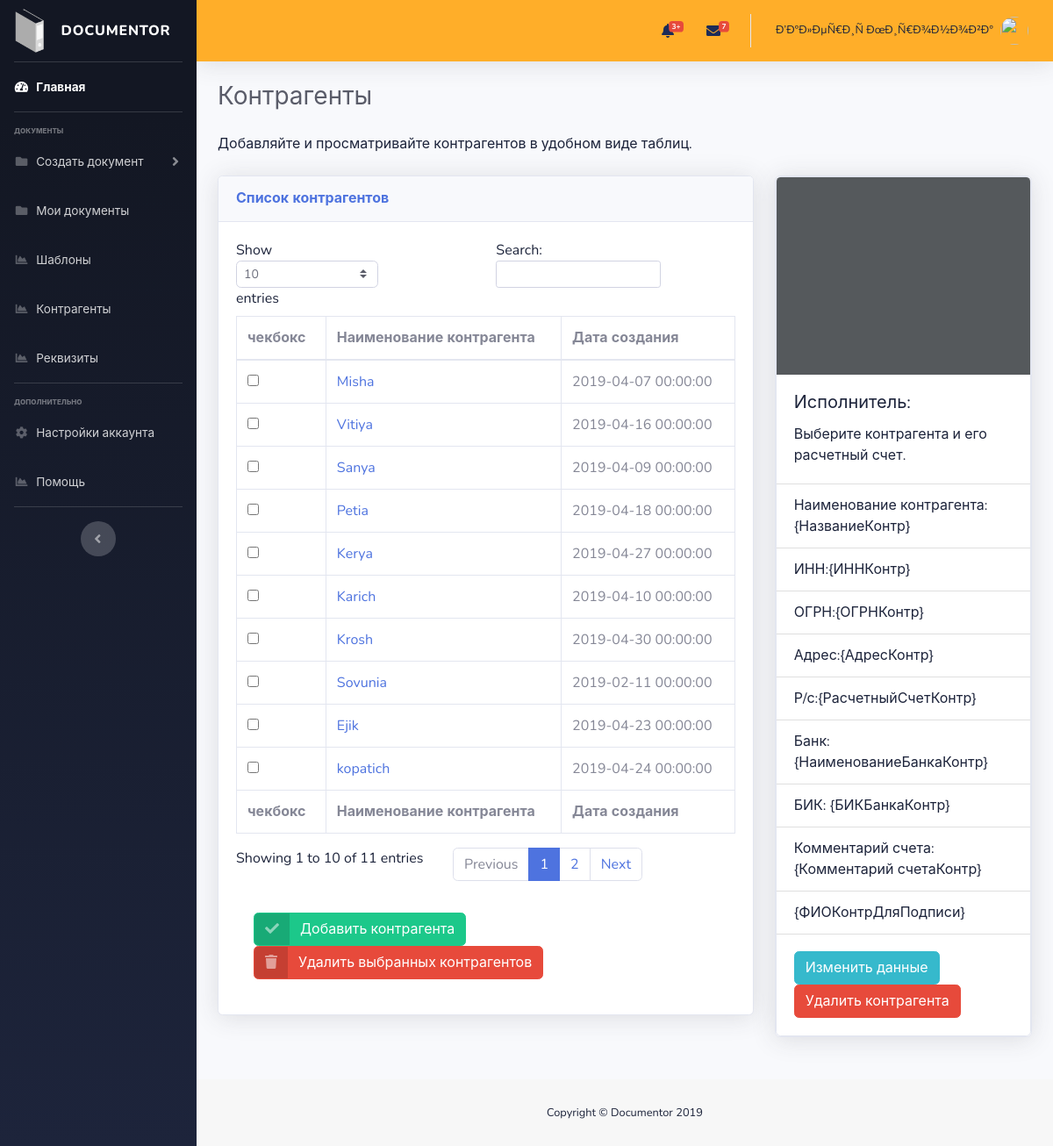
Page /main_contractors.php (signed in) on the committed database.
### tables this page shows
CREATE TABLE `reg_users` (
  `id` int(11) NOT NULL,
  `email` varchar(100) NOT NULL,
  `first_name` varchar(100) NOT NULL,
  `last_name` varchar(100) NOT NULL,
  `patronymic` varchar(100) NOT NULL,
  `password` varchar(40) NOT NULL
);

CREATE TABLE `contractors` (
  `contractor_id` int(11) NOT NULL,
  `user_id` int(11) NOT NULL,
  `contractor_name` varchar(100) NOT NULL,
  `org_name` varchar(100) NOT NULL,
  `address` varchar(200) NOT NULL,
  `date_of_creation` datetime NOT NULL,
  `phone` varchar(11) NOT NULL,
  `contractor_email` varchar(100) NOT NULL,
  `contractor_group` varchar(50) NOT NULL,
  `contractor_inn` varchar(12) NOT NULL,
  `contractor_kpp` varchar(9) NOT NULL,
  `contractor_ogrn` varchar(13) NOT NULL,
  `contractor_okpo` varchar(10) NOT NULL,
  `contractor_sign_name` varchar(100) NOT NULL,
  `position` varchar(100) NOT NULL,
  `pass_details` varchar(200) NOT NULL,
  `comment` varchar(200) NOT NULL
);

### start.php (called while the page is built, shortened)
<?php
$dbc = mysqli_connect(DB_HOST, DB_USER, DB_PASSWORD, DB_NAME);
$query= "SELECT first_name,last_name FROM reg_users WHERE id= ". $_SESSION['id'] ." ";
$data = mysqli_query($dbc, $query);
$wow = mysqli_fetch_array($data);
?>

### inc/contentbox/content_contractors.php (the view, shortened to what this page needs)
 <?php
 $dbc = mysqli_connect(DB_HOST, DB_USER, DB_PASSWORD, DB_NAME)  or die ('Соединение с базой  данных не   удалось');
 ?>
 <div class="container-fluid">
  <div class="d-sm-flex align-items-center justify-content-between mb-4">
    <h1 class="h3 mb-0 text-gray-800">Контрагенты</h1>
  </div>
  <div class="d-sm-flex align-items-center justify-content-between mb-4">
    <span>Добавляйте и просматривайте контрагентов в удобном виде таблиц.</span>
  </div>
  <div class="row">
    <div class="col-lg-8 mb-4">
      <div class="card shadow mb-4">
        <div class="card-header py-3">
          <h6 class="m-0 font-weight-bold text-primary">Список контрагентов</h6>
        </div>
        <div class="card-body">
          <?php
          $query = "SELECT * FROM contractors WHERE user_id = ". $_SESSION['id'] ."";
          $perform = mysqli_query($dbc,$query) or die ("Ошибка запроса к базе данных");
          $row = mysqli_fetch_array($perform);
          if (!empty($row)): ?>
            <form method="POST" action="<?php echo htmlspecialchars($_SERVER["PHP_SELF"]);?>">
              <div class="table-responsive">
                <table class="table table-bordered" id="dataTable" width="100%" cellspacing="0">
                  <thead>
                    <tr>
                      <th>чекбокс</th>
                      <th>Наименование контрагента</th>
                      <th>Дата создания</th>
                    </tr>
                  </thead>
                  <tfoot>
                    <tr>
                      <th>чекбокс</th>
                      <th>Наименование контрагента</th>
                      <th>Дата создания</th>
                    </tr>
                  </tfoot>
                  <tbody>
                    <?php
                    while ($row = mysqli_fetch_array($perform)) {
                     echo '<tr>';
                     echo '<td>' .'<input type="checkbox" value="'. $row['contractor_id'] . '" name="todelete[]">' . '</td>';
                     echo '<td>' . '<a href="#">' . $row['contractor_name'] . '</a>' . '</td>';
                     echo '<td>' . $row['date_of_creation'] . '</td>';
                     echo '</tr>';
                   }
                   ?>
                 </tbody>
               </table>
             </div>
            <div class="card-body">
              <a href="#" data-toggle="modal" data-target="#new_contrctor" class="btn btn-success btn-icon-split">
                <span class="icon text-white-50">
                  <i class="fas fa-check"></i>
                </span>
                <span class="text">Добавить контрагента</span>
              </a>
              <a href="#" class="btn btn-danger btn-icon-split">
                <span class="icon text-white-50">
                  <i class="fas fa-trash"></i>
                </span>
                <span class="text">Удалить выбранных контрагентов</span>
              </a>
            </div>
          </form>
            <?php
          endif;
          ?>
        </div>
      </div>
    </div>
    <div class="col-lg-4 mb-4">
      <div id="contr_info" class="card shadow mb-4">
        <div class="card">
          <svg  class="bd-placeholder-img card-img-top" width="100%" height="225" xmlns="http://www.w3.org/2000/svg" preserveAspectRatio="xMidYMid slice" focusable="false" role="img" aria-label="Placeholder: Thumbnail"><title>Лого контрагента</title><rect fill="#55595c" width="100%" height="100%"></rect></svg>
          <div class="card-body">
            <h5 class="card-title">Исполнитель:</h5>
            <p class="card-text">Выберите контрагента и его расчетный счет.</p>
          </div>
          <ul class="list-group list-group-flush">
            <li class="list-group-item">Наименование контрагента:{НазваниеКонтр}</li>
            <li class="list-group-item">ИНН:{ИННКонтр}</li>
            <li class="list-group-item">ОГРН:{ОГРНКонтр}</li>
            <li class="list-group-item">Адрес:{АдресКонтр}</li>
            <li class="list-group-item">Р/с:{РасчетныйСчетКонтр}</li>
            <li class="list-group-item">Банк:{НаименованиеБанкаКонтр}</li>
            <li class="list-group-item">БИК: {БИКБанкаКонтр}</li>
            <li class="list-group-item">Комментарий счета: {Комментарий счетаКонтр}</li>
            <li class="list-group-item">{ФИОКонтрДляПодписи}</li>
          </ul>
          <div class="card-body">
            <a href="#" class="btn btn-info">Изменить данные</a>
            <a href="#" class="btn btn-danger">Удалить контрагента</a>
          </div>
        </div>
      </div>
    </div>
  </div>
</div>

### main_contractors.php (shortened to what this page needs)
<?php
require_once('start.php');
?>
<!DOCTYPE html>
<html lang="en">
<head>
  <link href="vendor/fontawesome-free/css/all.min.css" rel="stylesheet" type="text/css">
  <link href="css/sb-admin-2.css" rel="stylesheet">
</head>
<body id="page-top">
  <div id="wrapper">
    <?php
    include_once('/inc/sidebar.php');
    ?>
    <div id="content-wrapper" class="d-flex flex-column">
      <div id="content">
        <?php include_once('/inc/header.php'); ?>
        <?php include_once('/inc/contentbox/content_contractors.php'); ?>
        <?php include_once('/inc/footer.php'); ?>
      </div>
    </div>
  </div>
</body>
</html>

### inc/sidebar.php (shortened to what this page needs)
<ul class="navbar-nav bg-gradient-primary sidebar sidebar-dark accordion" id="accordionSidebar">
  <a class="sidebar-brand d-flex align-items-center justify-content-center" href="index.php">
    <div class="sidebar-brand-icon">
      <div><img src="/img/pictures/icon_doc.png" style="width: 40px; height: 50px;"></div>
    </div>
    <div class="sidebar-brand-text mx-3">Documentor</div>
  </a>
  <hr class="sidebar-divider my-0">
  <li class="nav-item active">
    <a class="nav-link" href="index.php">
      <i class="fas fa-fw fa-tachometer-alt"></i>
      <span>Главная</span></a>
    </li>
    <hr class="sidebar-divider">
    <div class="sidebar-heading">
      Документы
    </div>
    <li class="nav-item">
      <a class="nav-link collapsed" href="#" data-toggle="collapse" data-target="#collapseTwo" aria-expanded="true" aria-controls="collapseTwo">
        <i class="fas fa-fw fa-folder"></i>
        <span>Создать документ</span>
      </a>
    </li>
        <li class="nav-item">
          <a class="nav-link" href="main_mydocs.php">
            <i class="fas fa-fw fa-folder"></i>
            <span>Мои документы</span></a>
          </li>
    <li class="nav-item">
      <a class="nav-link" href="main_templates.php">
        <i class="fas fa-fw fa-chart-area"></i>
        <span>Шаблоны</span></a>
      </li>
      <li class="nav-item">
        <a class="nav-link" href="main_contractors.php">
          <i class="fas fa-fw fa-chart-area"></i>
          <span>Контрагенты</span></a>
        </li>
        <li class="nav-item">
          <a class="nav-link" href="main_requiz.php">
            <i class="fas fa-fw fa-chart-area"></i>
            <span>Реквизиты</span></a>
          </li>
          <hr class="sidebar-divider">
          <div class="sidebar-heading">
            Дополнительно
          </div>
          <li class="nav-item">
            <a class="nav-link" href="main_settings.php">
              <i class="fas fa-fw fa-cog"></i>
              <span>Настройки аккаунта</span></a>
            </li>
            <li class="nav-item">
              <a class="nav-link" href="charts.html">
                <i class="fas fa-fw fa-chart-area"></i>
                <span>Помощь</span></a>
              </li>
              <hr class="sidebar-divider d-none d-md-block">
              <div class="text-center d-none d-md-inline">
                <button class="rounded-circle border-0" id="sidebarToggle"></button>
              </div>
            </ul>

### inc/header.php (shortened to what this page needs)
<nav class="navbar navbar-expand navbar-light bg-orange topbar mb-4 static-top shadow">
  <ul class="navbar-nav ml-auto">
    <li class="nav-item dropdown no-arrow mx-1">
      <a class="nav-link dropdown-toggle" href="#" id="alertsDropdown" role="button" data-toggle="dropdown" aria-haspopup="true" aria-expanded="false">
        <i class="fas fa-bell fa-fw"></i>
        <span class="badge badge-danger badge-counter">3+</span>
      </a>
    </li>
    <li class="nav-item dropdown no-arrow mx-1">
      <a class="nav-link dropdown-toggle" href="#" id="messagesDropdown" role="button" data-toggle="dropdown" aria-haspopup="true" aria-expanded="false">
        <i class="fas fa-envelope fa-fw"></i>
        <span class="badge badge-danger badge-counter">7</span>
      </a>
    </li>
    <li class="nav-item dropdown no-arrow">
      <a class="nav-link dropdown-toggle" href="#" id="userDropdown" role="button" data-toggle="dropdown" aria-haspopup="true" aria-expanded="false">
        <span class="mr-2 d-none d-lg-inline text-gray-600 small"><?php echo $wow['first_name'] . ' ' . $wow['last_name']?></span>
        <img class="img-profile rounded-circle" src="https://source.unsplash.com/QAB-WJcbgJk/60x60">
      </a>
    </li>
  </ul>
</nav>

### inc/footer.php
<footer class="sticky-footer bg-white">
  <div class="container my-auto">
    <div class="copyright text-center my-auto">
      <span>Copyright &copy; Documentor 2019</span>
    </div>
  </div>
</footer>

### rows in the picture
reg_users: first_name "Ð’Ð°Ð»ÐµÑ€Ð¸Ñ", last_name "ÐœÐ¸Ñ€Ð¾Ð½Ð¾Ð²Ð°"
contractors: contractor_name "Misha", date_of_creation "2019-04-07 00:00:00"
contractors: contractor_name "Vitiya", date_of_creation "2019-04-16 00:00:00"
contractors: contractor_name "Sanya", date_of_creation "2019-04-09 00:00:00"
contractors: contractor_name "Petia", date_of_creation "2019-04-18 00:00:00"
contractors: contractor_name "Kerya", date_of_creation "2019-04-27 00:00:00"
contractors: contractor_name "Karich", date_of_creation "2019-04-10 00:00:00"
contractors: contractor_name "Krosh", date_of_creation "2019-04-30 00:00:00"
contractors: contractor_name "Sovunia", date_of_creation "2019-02-11 00:00:00"
contractors: contractor_name "Ejik", date_of_creation "2019-04-23 00:00:00"
contractors: contractor_name "kopatich", date_of_creation "2019-04-24 00:00:00"
